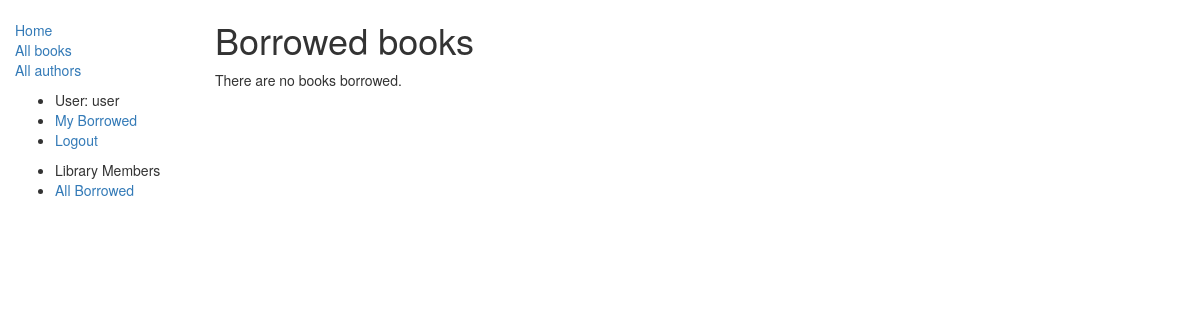
Page /catalog/mybooks/ (signed in) on the earlier database version.
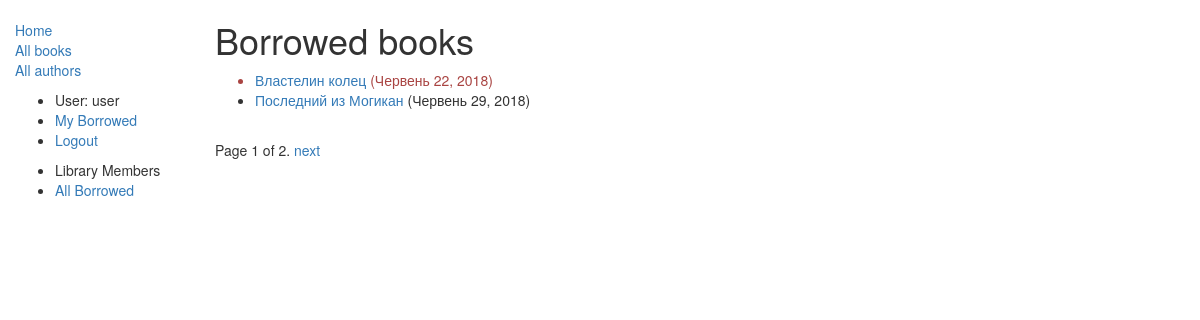
Same page on the later database version.
### catalog/models.py (models this page shows, shortened)
class BookInstance(models.Model):
    id = models.UUIDField(primary_key=True, default=uuid.uuid4, help_text="Unique ID for this particular book across whole library")
    book = models.ForeignKey('Book', on_delete=models.SET_NULL, null=True)
    imprint = models.CharField(max_length=200)
    due_back = models.DateField(null=True, blank=True)
    borrower = models.ForeignKey(User, on_delete=models.SET_NULL, null=True, blank=True)
    LOAN_STATUS = (
        ('m', 'Maintenance'),
        ('o', 'On loan'),
        ('a', 'Available'),
        ('r', 'Reserved'),
    )
    status = models.CharField(max_length=1, choices=LOAN_STATUS, blank=True, default='d', help_text='Book availability')
    def display_book(self):
        return self.book.author.last_name + " " + self.book.title #". ".join([bk.title for bk in self.book.all()[:1]])
    display_book.short_description = 'Книга'
    @property
    def is_overdue(self):
        if self.due_back and date.today() > self.due_back:
            return True
        return False
    class Meta:
        ordering = ["due_back"]
        permissions = (("can_mark_returned", "Set book as returned"),)

class Book(models.Model):
    title = models.CharField(max_length=200)
    author = models.ForeignKey('Author', on_delete=models.SET_NULL, null=True)
    summary = models.TextField(max_length=1000, help_text="Enter a brief description of the book")
    isbn = models.CharField('ISBN',max_length=13, help_text='13 Character <a href="https://www.isbn-international.org/content/what-isbn">ISBN number</a>')
    genre = models.ManyToManyField(Genre, help_text="Select a genre for this book")
    language = models.ForeignKey('Language', on_delete=models.SET_NULL, null=True)
    def display_genre(self):
        """
        Creates a string for the Genre. This is required to display genre in Admin.
        """
        return ', '.join([ genre.name for genre in self.genre.all()[:3] ])
    display_genre.short_description = 'Жанр'

### catalog/views.py (the view)
class LoanedBooksByUserListView(LoginRequiredMixin,generic.ListView):
    model = BookInstance
    template_name ='bookinstance_list_borrowed_user.html'
    paginate_by = 2
    def get_queryset(self):
        return BookInstance.objects.filter(borrower=self.request.user).filter(status__exact='o').order_by('due_back')

### catalog/templates/bookinstance_list_borrowed_user.html
{% extends "base_generic.html" %}
{% block content %}
    <h1>Borrowed books</h1>
    {% if bookinstance_list %}
    <ul>
      {% for bookinst in bookinstance_list %}
      <li class="{% if bookinst.is_overdue %}text-danger{% endif %}">
        <a href="{% url 'book-detail' bookinst.book.pk %}">{{bookinst.book.title}}</a> ({{ bookinst.due_back }})
      </li>
      {% endfor %}
    </ul>
    {% else %}
      <p>There are no books borrowed.</p>
    {% endif %}
{% endblock %}

### catalog/templates/base_generic.html (shortened to what this page needs)
<!DOCTYPE html>
<html lang="en">
<head>
  <link rel="stylesheet" href="https://maxcdn.bootstrapcdn.com/bootstrap/3.3.7/css/bootstrap.min.css">
  {% load static %}
  <link rel="stylesheet" href="{% static 'css/styles.css' %}">
</head>
<body>
  <div class="container-fluid">
    <div class="row">
      <div class="col-sm-2">
      {% block sidebar %}
      <ul class="sidebar-nav">
          <li><a href="{% url 'index' %}">Home</a></li>
          <li><a href="{% url 'books' %}">All books</a></li>
          <li><a href="{% url 'authors' %}">All authors</a></li>
      </ul>
      <ul>
          {% if user.is_authenticated %}
            <li>User: {{ user.get_username }}</li>
            <li><a href="{% url 'my-borrowed' %}">My Borrowed</a></li>
            <li><a href="{% url 'logout'%}?next={{request.path}}">Logout</a></li>
          {% else %}
            {{ user.group }}
            <li><a href="{% url 'login'%}?next={{request.path}}">Login</a></li>
          {% endif %}
      </ul>
      <ul>
        <li>
            {{ user.groups.all.0 }}
        </li>
        <li><a href="{% url 'borrowed' %}">All Borrowed</a></li>
      </ul>
     {% endblock %}
      </div>
      <div class="col-sm-10 ">
      {% block content %}{% endblock %}
      {% block pagination %}
        {% if is_paginated %}
            <div class="pagination">
                <span class="page-links">
                    <span class="page-current">
                        Page {{ page_obj.number }} of {{ page_obj.paginator.num_pages }}.
                    </span>
                    {% if page_obj.has_next %}
                        <a href="{{ request.path }}?page={{ page_obj.next_page_number }}">next</a>
                    {% endif %}
                </span>
            </div>
        {% endif %}
      {% endblock %}
      </div>
    </div>
  </div>
</body>
</html>

Differences in the rows shown:
now on this page (row edited): BookInstance: book "Властелин колец", due_back "Червень 22, 2018"
now on this page (row edited): BookInstance: book "Последний из Могикан", due_back "Червень 29, 2018"
Other differences:
{{ page_obj.number }}: (not shown) → "1"
{{ page_obj.paginator.num_pages }}: (not shown) → "2"
text no longer shown: "There are no books borrowed."
text now shown: "Page of . next"
